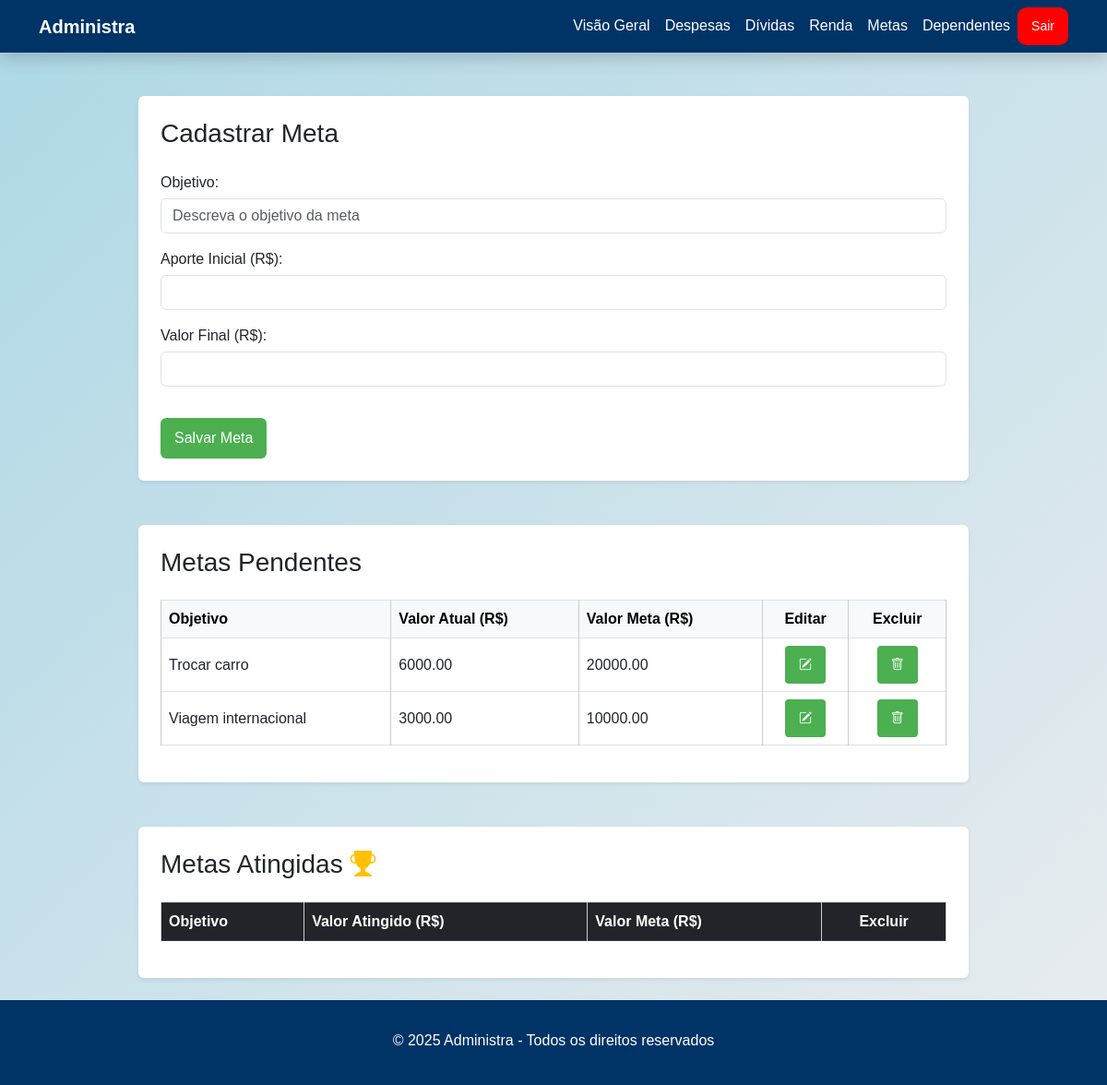
The page /PHP/meta.php (signed in) on the database its author committed.
### tables this page shows
CREATE TABLE Poupanca (
	id_poupanca INT AUTO_INCREMENT PRIMARY KEY,
	objetivo VARCHAR(50),
	valor_atual DECIMAL(10,2) NOT NULL,
	valor_meta DECIMAL(10,2) NOT NULL,
    meses_ate_meta INT,
	fk_usuario INT,
	UNIQUE (objetivo),
	FOREIGN KEY (fk_usuario) REFERENCES Usuario(id_usuario)  ON DELETE CASCADE ON UPDATE CASCADE
);

### PHP/meta.php (the view, shortened to what this page needs)
<?php
include 'conexao.php';
mysqli_set_charset($conn, 'utf8');
?>
<!DOCTYPE html>
<html lang="pt-BR">
<head>
    <link href="https://cdn.jsdelivr.net/npm/bootstrap@5.3.0/dist/css/bootstrap.min.css" rel="stylesheet" />
    <link href="../CSS/carregando.css" rel="stylesheet" />
    <link rel="stylesheet" href="https://cdn.jsdelivr.net/npm/bootstrap-icons@1.10.5/font/bootstrap-icons.css" />
    <link href="../CSS/principal.css" rel="stylesheet" />
</head>
<body style="padding-top: 80px;">
<nav class="navbar navbar-expand-lg navbar-dark bg-dark fixed-top shadow">
    <div class="container">
        <a class="navbar-brand fw-bold" href="">Administra</a>
        <div class="collapse navbar-collapse" id="navbarNav">
            <ul class="navbar-nav ms-auto">
                <li class="nav-item">
                    <a class="nav-link" href="visaoGeral.php">Visão Geral</a>
                </li>
                <li class="nav-item">
                    <a class="nav-link" href="despesa.php">Despesas</a>
                </li>
                <li class="nav-item">
                    <a class="nav-link" href="divida.php">Dívidas</a>
                </li>
                <li class="nav-item">
                    <a class="nav-link" href="renda.php">Renda</a>
                </li>
                <li class="nav-item">
                    <a class="nav-link" href="meta.php">Metas</a>
                </li>
                <li class="nav-item">
                    <a class="nav-link" href="dependente.php">Dependentes</a>
                </li>
                <li class="nav-item">
                    <form action='sair.php' method='POST' style='display:inline;'>
                        <button type='submit' class='btn btn-danger btn-sm' Style='Background-color:Red; Border-radius: 20%'>Sair</button>
                    </form>
                </li>
            </ul>
        </div>
    </div>
</nav>
<?php
$id = $_SESSION['ID_USER'];
echo "
    <div class='container mt-4'>
        <div class='form-section bg-white p-4 rounded shadow-sm'>
            <h3>Cadastrar Meta</h3>
            <form class='formMeta' action='cadastraMeta.php' method='post'>
                <label for='objetivo' class='mt-3'>Objetivo:</label>
                <input type='text' name='txtObjetivo' id='objetivo' class='form-control' placeholder='Descreva o objetivo da meta' required />
                <label for='valorInicial' class='mt-3'>Aporte Inicial (R$):</label>
                <input type='number' name='numAporteInicial' id='valorInicial' class='form-control' min='0' step='0.01' required />
                <label for='valorFinal' class='mt-3'>Valor Final (R$):</label>
                <input type='number' name='numValorFinal' id='valorFinal' class='form-control' min='0' step='0.01' required />
                <button type='submit' class='btn btn-success mt-4'>Salvar Meta</button>
            </form>
        </div>
    </div>
";
$selectMetaPendentes = "SELECT * from poupanca where fk_usuario = $id and valor_atual < valor_meta order by objetivo asc";
$queryMetaPendentes = mysqli_query($conn, $selectMetaPendentes);
echo "
    <div class='container mt-5'>
        <div class='consulta-section bg-white p-4 rounded shadow-sm'>
            <h3>Metas Pendentes</h3>
            <div class='mt-4'>
                <table class='table table-bordered align-middle'>
                    <thead class='table-light'>
                        <tr>
                            <th>Objetivo</th>
                            <th>Valor Atual (R$)</th>
                            <th>Valor Meta (R$)</th>
                            <th class='text-center'>Editar</th>
                            <th class='text-center'>Excluir</th>
                        </tr>
                    </thead>
                    <tbody>
";
while($pegaMeta = mysqli_fetch_assoc($queryMetaPendentes)) {
    $objetivo = $pegaMeta['objetivo'];
    $valorAtual = $pegaMeta['valor_atual'];
    $valorMeta = $pegaMeta['valor_meta'];
    $idMeta = $pegaMeta['id_poupanca'];
    echo "
        <tr data-id-meta='$idMeta'>
            <td>$objetivo</td>
            <td>$valorAtual</td>
            <td>$valorMeta</td>
            <td class='text-center'>
                <button type='button' class='btn btn-sm btn-primary' onclick='abrirModalEdicao(this)'>
                    <i class='bi bi-pencil-square'></i>
                </button>
            </td>
            <td class='text-center'>
                <form action='excluiMeta.php' method='POST' style='display:inline;' onsubmit='return confirm(\"Deseja realmente excluir esta meta?\");'>
                    <input type='hidden' name='idMeta' value='$idMeta'>
                    <button type='submit' class='btn btn-sm btn-danger'>
                        <i class='bi bi-trash'></i>
                    </button>
                </form>
            </td>
        </tr>";
}
echo "
                    </tbody>
                </table>
            </div>
        </div>
    </div>
";
echo "
    <div class='container mt-5'>
        <div class='consulta-section bg-white p-4 rounded shadow-sm'>
            <h3>Metas Atingidas <i class='bi bi-trophy-fill text-warning'></i></h3>
            <div class='mt-4'>
                <table class='table table-bordered align-middle table-success'>
                    <thead class='table-dark'>
                        <tr>
                            <th>Objetivo</th>
                            <th>Valor Atingido (R$)</th>
                            <th>Valor Meta (R$)</th>
                            <th class='text-center'>Excluir</th>
                        </tr>
                    </thead>
                    <tbody>
";
echo "
                    </tbody>
                </table>
            </div>
        </div>
    </div>
";
?>
<footer class="mt-4">
    <div class="container text-center">
        <p class="mb-1">© 2025 Administra - Todos os direitos reservados</p>
    </div>
</footer>
</body>
</html>

### CSS/carregando.css (style rules this page uses)
body { margin: 0; padding: 0; background: linear-gradient(135deg, lightblue, #e9ecef); height: 100vh; font-family: 'Segoe UI', sans-serif; }

### CSS/principal.css (style rules this page uses)
body { font-family: Arial, sans-serif; margin: 0; padding-top: 80px; background-color: lightblue; }
html, body { height: 100%; margin: 0; display: flex; flex-direction: column; }
body > .container { flex: 1 0 auto; }
.navbar { background-color: #003366 !important; }
.navbar .navbar-brand, .navbar .nav-link { color: #ffffff !important; }
.form-section, .consulta-section { background-color: #fff; padding: 20px; border-radius: 8px; max-width: 900px; margin: auto; box-shadow: 0 0 10px rgba(0,0,0,0.1); }
label { display: block; margin: 10px 0 5px; }
input, select { width: 100%; padding: 8px; margin-bottom: 10px; box-sizing: border-box; }
button, .btn { padding: 10px 15px; background-color: #4CAF50; color: white; border: none; cursor: pointer; }
table { width: 100%; border-collapse: collapse; margin-top: 20px; }
th, td { padding: 10px; border: 1px solid #ccc; text-align: left; }
th { background-color: #eee; }
footer { background-color: #003366 !important; color: white; padding: 2rem 0; margin-bottom: auto; }
.form-section { max-height: 1000px; overflow: hidden; display: flex; flex-direction: column; }

### rows shown on the page
poupanca: objetivo "Trocar carro", valor_atual "6000.00", valor_meta "20000.00"
poupanca: objetivo "Viagem internacional", valor_atual "3000.00", valor_meta "10000.00"
